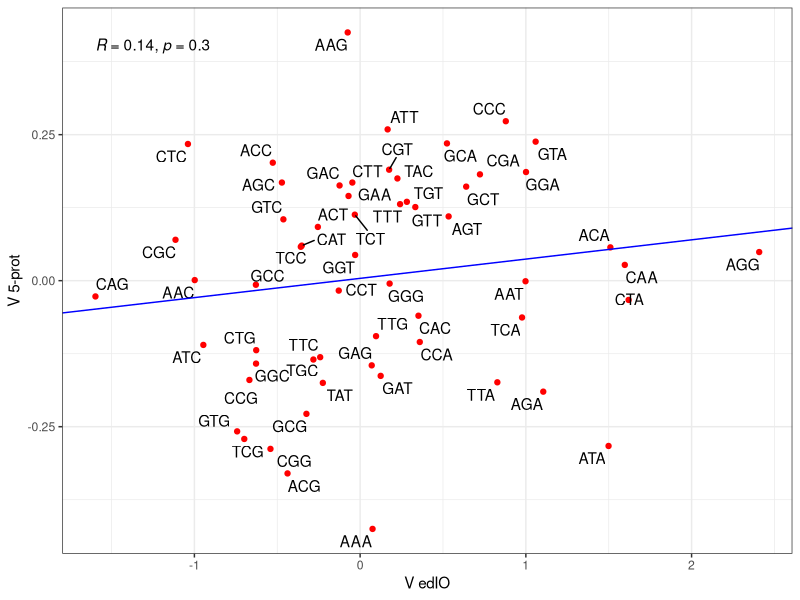

Generate this figure with R:
library(ggplot2)
library(ggrepel)
library(ggpubr)

#read in VedIO and M. tuberculosis V5-prot

data = read.csv("Mtuberculosis_5prot_logodds_values.csv", h = TRUE)

expression_data = read.csv("logodds_Goodman.csv", h = TRUE)
expression_lo = expression_data[,c(1,3)]

log_odds_data = data
Mtuberculosis_lo = log_odds_data[,c("log_odds")]

#combine in one df

log_odds_df = cbind(expression_lo, Mtuberculosis_lo)

#Pearson's correlation between VedIO and V5-prot

ct = cor.test(expression_lo$log_odds, data$log_odds, method = "pearson")
rvals = ct$estimate

#PCA to calculate slope and intercept of regression line

pca = prcomp(~log_odds+Mtuberculosis_lo, log_odds_df)
slp = with(pca, rotation[2,1] / rotation[1,1])
inte = with(pca, center[2] - slp*center[1])

#plot V5-prot against VedIO

pdf("supS3b.pdf")
figS3b = ggplot(log_odds_df, aes(x=log_odds, y=Mtuberculosis_lo, label = codon)) +
	geom_point(color = "red") +
	geom_text_repel() +
	theme_bw() +
	labs(x = "V edIO", y = "V 5-prot") +
	geom_abline(slope = slp, intercept = inte, colour = "blue") +
	stat_cor(method = "pearson")
print(figS3b)
dev.off()

